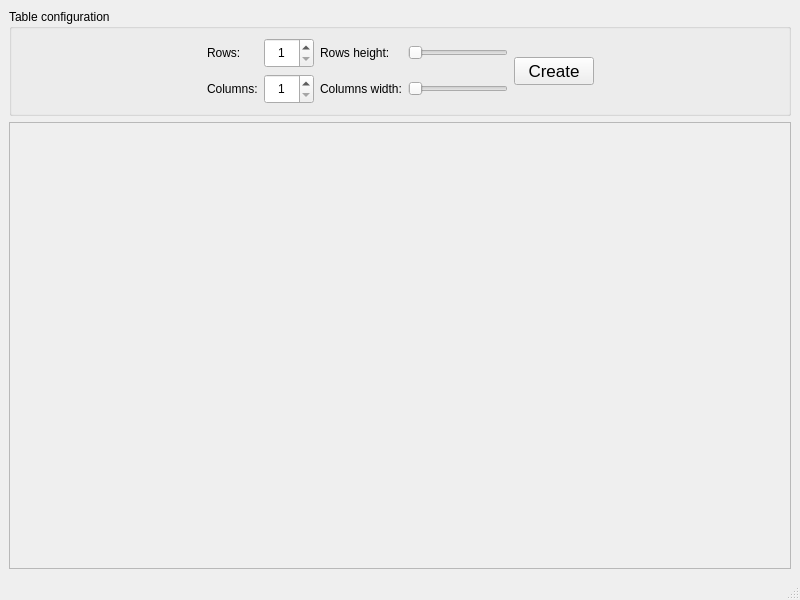
<?xml version="1.0" encoding="UTF-8"?>
<ui version="4.0">
 <class>Main_window</class>
 <widget class="QMainWindow" name="Main_window">
  <property name="geometry">
   <rect>
    <x>0</x>
    <y>0</y>
    <width>800</width>
    <height>600</height>
   </rect>
  </property>
  <property name="windowTitle">
   <string>Table</string>
  </property>
  <widget class="QWidget" name="centralwidget">
   <layout class="QVBoxLayout" name="verticalLayout_2">
    <item>
     <widget class="QGroupBox" name="table_configuration_groupbox">
      <property name="title">
       <string>Table configuration</string>
      </property>
      <layout class="QHBoxLayout" name="horizontalLayout_2">
       <item>
        <spacer name="horizontalSpacer">
         <property name="orientation">
          <enum>Qt::Horizontal</enum>
         </property>
         <property name="sizeHint" stdset="0">
          <size>
           <width>40</width>
           <height>20</height>
          </size>
         </property>
        </spacer>
       </item>
       <item>
        <layout class="QGridLayout" name="gridLayout_2">
         <item row="1" column="2">
          <widget class="QLabel" name="columns_width_label">
           <property name="text">
            <string>Columns width:</string>
           </property>
          </widget>
         </item>
         <item row="1" column="0">
          <widget class="QLabel" name="columns_label">
           <property name="text">
            <string>Columns:</string>
           </property>
          </widget>
         </item>
         <item row="0" column="0">
          <widget class="QLabel" name="rows_label">
           <property name="text">
            <string>Rows:</string>
           </property>
          </widget>
         </item>
         <item row="0" column="1">
          <widget class="QSpinBox" name="rows_spinbox">
           <property name="minimumSize">
            <size>
             <width>50</width>
             <height>30</height>
            </size>
           </property>
           <property name="alignment">
            <set>Qt::AlignCenter</set>
           </property>
           <property name="buttonSymbols">
            <enum>QAbstractSpinBox::UpDownArrows</enum>
           </property>
           <property name="minimum">
            <number>1</number>
           </property>
          </widget>
         </item>
         <item row="1" column="1">
          <widget class="QSpinBox" name="columns_spinbox">
           <property name="minimumSize">
            <size>
             <width>50</width>
             <height>30</height>
            </size>
           </property>
           <property name="alignment">
            <set>Qt::AlignCenter</set>
           </property>
           <property name="minimum">
            <number>1</number>
           </property>
          </widget>
         </item>
         <item row="0" column="2">
          <widget class="QLabel" name="rows_height_label">
           <property name="text">
            <string>Rows height:</string>
           </property>
          </widget>
         </item>
         <item row="0" column="3">
          <widget class="QSlider" name="rows_height_slider">
           <property name="minimumSize">
            <size>
             <width>100</width>
             <height>0</height>
            </size>
           </property>
           <property name="minimum">
            <number>1</number>
           </property>
           <property name="orientation">
            <enum>Qt::Horizontal</enum>
           </property>
          </widget>
         </item>
         <item row="1" column="3">
          <widget class="QSlider" name="columns_width_slider">
           <property name="minimumSize">
            <size>
             <width>100</width>
             <height>0</height>
            </size>
           </property>
           <property name="minimum">
            <number>1</number>
           </property>
           <property name="orientation">
            <enum>Qt::Horizontal</enum>
           </property>
          </widget>
         </item>
        </layout>
       </item>
       <item>
        <widget class="QPushButton" name="create_button">
         <property name="minimumSize">
          <size>
           <width>0</width>
           <height>0</height>
          </size>
         </property>
         <property name="font">
          <font>
           <pointsize>13</pointsize>
          </font>
         </property>
         <property name="text">
          <string>Create</string>
         </property>
        </widget>
       </item>
       <item>
        <spacer name="horizontalSpacer_2">
         <property name="orientation">
          <enum>Qt::Horizontal</enum>
         </property>
         <property name="sizeHint" stdset="0">
          <size>
           <width>40</width>
           <height>20</height>
          </size>
         </property>
        </spacer>
       </item>
      </layout>
     </widget>
    </item>
    <item>
     <widget class="QFrame" name="table_frame">
      <property name="sizePolicy">
       <sizepolicy hsizetype="Expanding" vsizetype="Expanding">
        <horstretch>0</horstretch>
        <verstretch>0</verstretch>
       </sizepolicy>
      </property>
      <property name="frameShape">
       <enum>QFrame::StyledPanel</enum>
      </property>
      <property name="frameShadow">
       <enum>QFrame::Raised</enum>
      </property>
      <layout class="QVBoxLayout" name="verticalLayout_3">
       <property name="leftMargin">
        <number>0</number>
       </property>
       <property name="topMargin">
        <number>0</number>
       </property>
       <property name="rightMargin">
        <number>0</number>
       </property>
       <property name="bottomMargin">
        <number>0</number>
       </property>
       <item>
        <layout class="QHBoxLayout" name="table_layout"/>
       </item>
      </layout>
     </widget>
    </item>
   </layout>
  </widget>
  <widget class="QMenuBar" name="menubar">
   <property name="geometry">
    <rect>
     <x>0</x>
     <y>0</y>
     <width>800</width>
     <height>22</height>
    </rect>
   </property>
  </widget>
  <widget class="QStatusBar" name="statusbar"/>
 </widget>
 <resources/>
 <connections/>
</ui>
